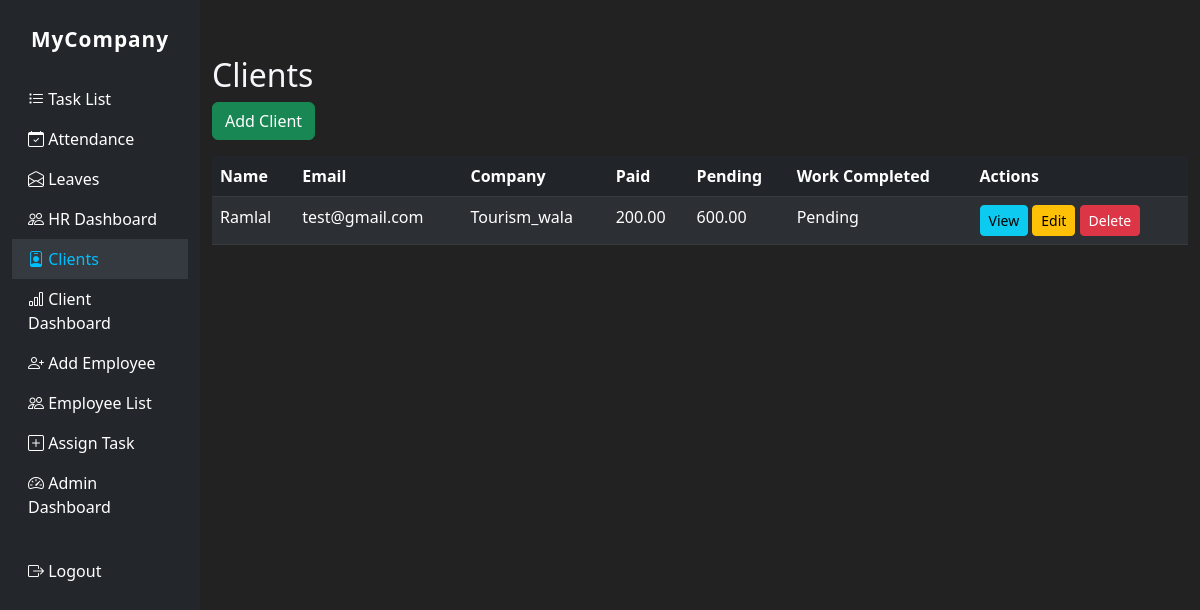
Screenshot of /clients/ (signed in) with the database file from the repository.
### client/models.py (models this page shows, shortened)
class Client(models.Model):
    STATUS_CHOICES = (
        ('active', 'Active'),
        ('old', 'Old'),
    )
    name = models.CharField(max_length=255)
    email = models.EmailField()
    phone = models.CharField(max_length=20, blank=True)
    company = models.CharField(max_length=255, blank=True)
    address = models.TextField(blank=True)
    status = models.CharField(max_length=10, choices=STATUS_CHOICES, default='active')
    paid_amount = models.DecimalField(max_digits=12, decimal_places=2, default=0)
    pending_amount = models.DecimalField(max_digits=12, decimal_places=2, default=0)
    work_completed = models.CharField(max_length=255, blank=True)
    notes = models.TextField(blank=True)
    logo = models.ImageField(upload_to='client_logos/', blank=True, null=True)

### client/views.py (the view)
# urls.py: path('', views.client_list, name='client_list'),
@login_required
def client_list(request):
    if not request.user.is_superuser:
        messages.error(request, "Only admins can access client data.")
        return redirect('home')
    clients = Client.objects.all()
    return render(request, 'client/client_list.html', {'clients': clients})

### client/templates/client/client_list.html
{% extends 'base.html' %}
{% block content %}
<h2>Clients</h2>
<a href="{% url 'add_client' %}" class="btn btn-success mb-3">Add Client</a>
<table class="table table-dark table-striped">
    <thead>
        <tr>
            <th>Name</th><th>Email</th><th>Company</th><th>Paid</th><th>Pending</th><th>Work Completed</th><th>Actions</th>
        </tr>
    </thead>
    <tbody>
        {% for client in clients %}
        <tr>
            <td>{{ client.name }}</td>
            <td>{{ client.email }}</td>
            <td>{{ client.company }}</td>
            <td>{{ client.paid_amount }}</td>
            <td>{{ client.pending_amount }}</td>
            <td>{{ client.work_completed }}</td>
            <td>
                <a href="{% url 'client_detail' client.pk %}" class="btn btn-info btn-sm">View</a>
                <a href="{% url 'update_client' client.pk %}" class="btn btn-warning btn-sm">Edit</a>
                <a href="{% url 'delete_client' client.pk %}" class="btn btn-danger btn-sm" onclick="return confirm('Delete this client?');">Delete</a>
            </td>
        </tr>
        {% endfor %}
    </tbody>
</table>
{% endblock %}

### website/templates/base.html (style rules this page uses)
body { background: #18191a; color: #f5f6fa; }

### website/templates/navbar.html (style rules this page uses)
body { background: #18191a; color: #f5f6fa; }

### rows the page displays
Client: name "Ramlal", email "test@gmail.com", company "Tourism_wala", paid_amount "200.00", pending_amount "600.00", work_completed "Pending"
